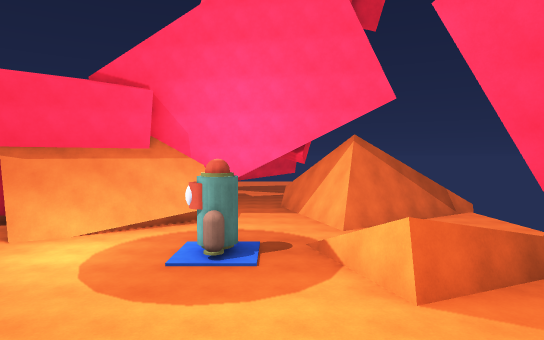
View 1 (above)

12 first-person views from a walk through a Unity game level. The camera is 1.5 m above the floor, tilts 2° down and sees 75° across. The floor is counted in squares, 2 m on a side. Each view is taken from the middle of a square. On the plan, view 1 faces up. The plan holds only what a view shows up to about 11 squares ahead; the rest is blank. The place goes on beyond the plan.

View 2
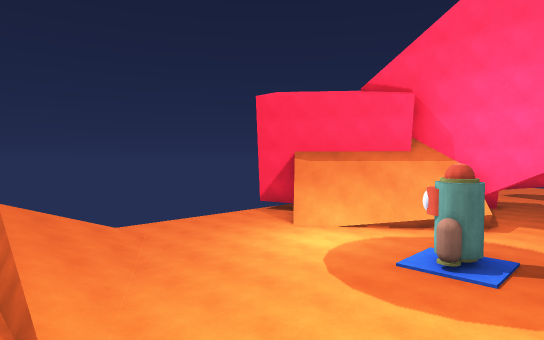

View 3
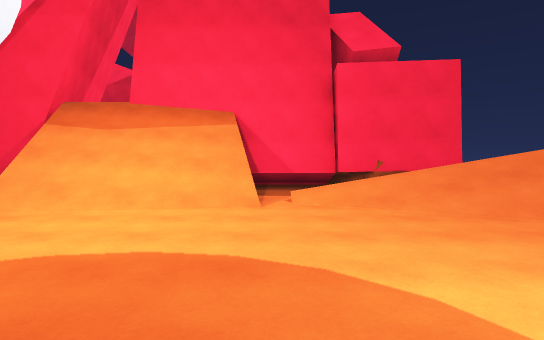

View 4
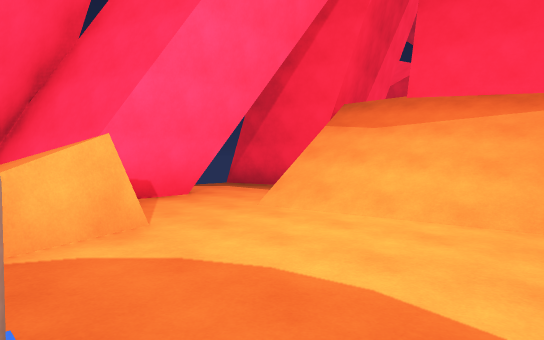

View 5
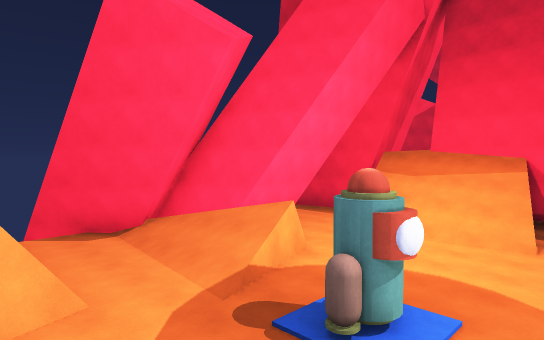

View 6
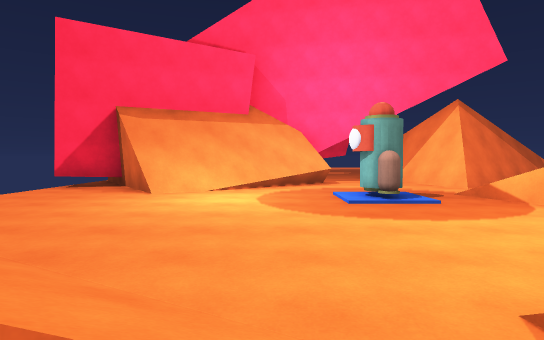

View 7
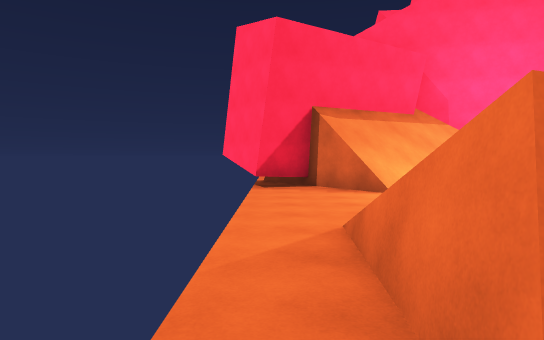

View 8
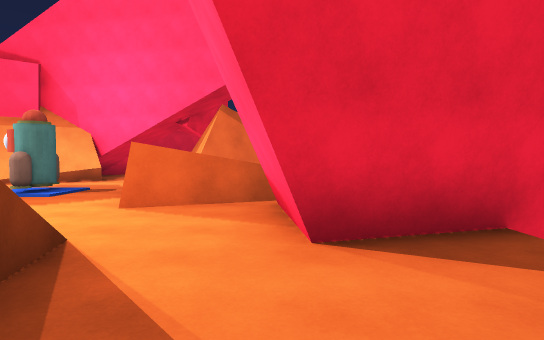

View 9
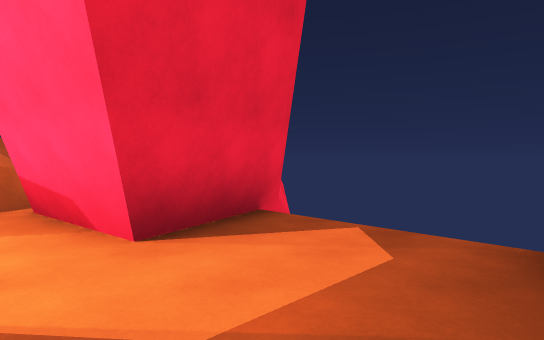

View 10
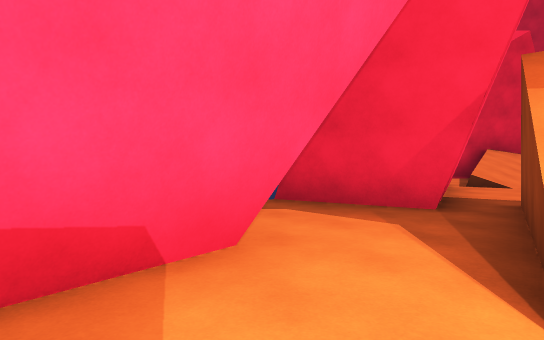

View 11
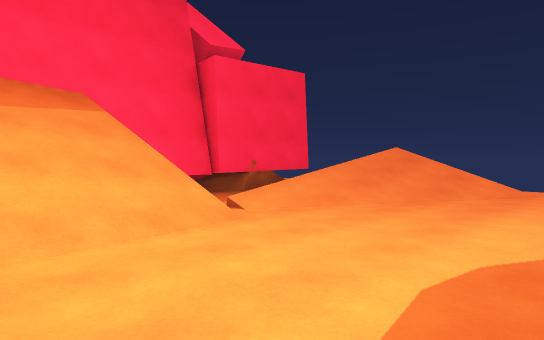

View 12
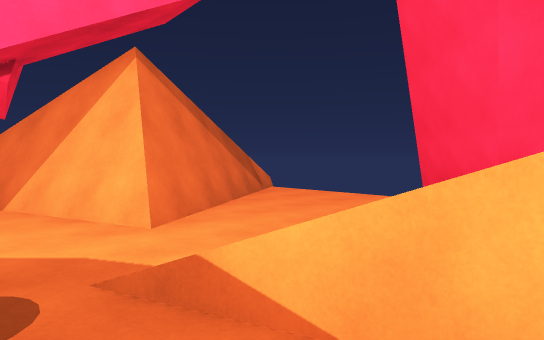

### Floor plan
Key: @ floor where view 1 was taken; # wall or solid block; . floor; / step, stairs or slope; = window, fence, low wall or low ledge; v drop or lower ground; O other object.
Columns run from 9 left of view 1 to 7 right of it. Each row starts with its distance up from view 1.
 13           #
 12           #/
 11 ##  ####..##//=/
 10 #####///...###=.
  9 ##/////....#....
  8  ..#//..........#
  7  .......O.///..##
  6  .......O.////##
  5  ........../=###
  4  ............###
  3  .//.........####
  2  .////...///.##.
  1  .#=///.////....
  0  .    ../@//....
 -1    ###../////.##
 -2      ######=###
 -3             .##
 -4             ..#
 -5              .#
 -6              /#
 -7              /v
 -8              //
 -9              //

Where each view was taken, in squares from view 1:
view 1: 0 up, 0 right, facing up
view 2: 0 up, 1 right, facing up-left
view 3: 7 up, 2 left, facing down
view 4: 6 up, 2 left, facing down-right
view 5: 10 up, 3 left, facing down-right
view 6: 0 up, 3 left, facing up
view 7: 0 up, 8 left, facing up
view 8: 1 down, 4 right, facing up
view 9: 1 down, 3 right, facing up-right
view 10: 4 up, 2 right, facing down-right
view 11: 5 up, 1 right, facing down-left
view 12: 5 up, 0 right, facing up-right
